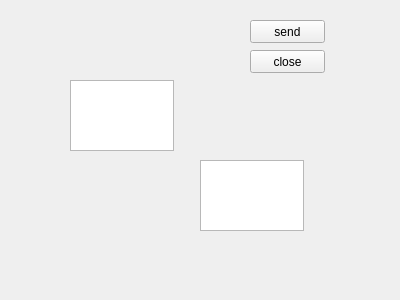
<?xml version="1.0" encoding="UTF-8"?>
<ui version="4.0">
 <class>ServerWidget</class>
 <widget class="QWidget" name="ServerWidget">
  <property name="geometry">
   <rect>
    <x>0</x>
    <y>0</y>
    <width>400</width>
    <height>300</height>
   </rect>
  </property>
  <property name="windowTitle">
   <string>Form</string>
  </property>
  <widget class="QTextEdit" name="textEditRead">
   <property name="geometry">
    <rect>
     <x>70</x>
     <y>80</y>
     <width>104</width>
     <height>71</height>
    </rect>
   </property>
  </widget>
  <widget class="QTextEdit" name="textEditWrite">
   <property name="geometry">
    <rect>
     <x>200</x>
     <y>160</y>
     <width>104</width>
     <height>71</height>
    </rect>
   </property>
  </widget>
  <widget class="QPushButton" name="c_btn1">
   <property name="geometry">
    <rect>
     <x>250</x>
     <y>20</y>
     <width>75</width>
     <height>23</height>
    </rect>
   </property>
   <property name="text">
    <string>send</string>
   </property>
  </widget>
  <widget class="QPushButton" name="c_btn2">
   <property name="geometry">
    <rect>
     <x>250</x>
     <y>50</y>
     <width>75</width>
     <height>23</height>
    </rect>
   </property>
   <property name="text">
    <string>close</string>
   </property>
  </widget>
 </widget>
 <resources/>
 <connections/>
</ui>
